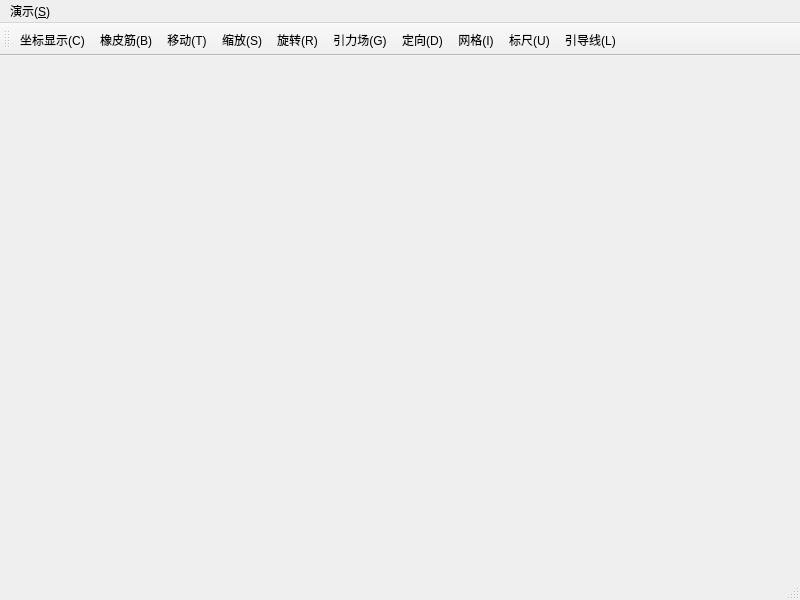
<?xml version="1.0" encoding="UTF-8"?>
<ui version="4.0">
 <class>MainWindow</class>
 <widget class="QMainWindow" name="MainWindow">
  <property name="geometry">
   <rect>
    <x>0</x>
    <y>0</y>
    <width>800</width>
    <height>600</height>
   </rect>
  </property>
  <property name="windowTitle">
   <string>交互式绘图</string>
  </property>
  <widget class="QWidget" name="centralwidget">
   <widget class="QSplitter" name="splitter">
    <property name="geometry">
     <rect>
      <x>0</x>
      <y>0</y>
      <width>0</width>
      <height>0</height>
     </rect>
    </property>
    <property name="orientation">
     <enum>Qt::Horizontal</enum>
    </property>
    <widget class="textWidget" name="widget1" native="true"/>
    <widget class="figureWidget" name="widget2" native="true"/>
   </widget>
  </widget>
  <widget class="QMenuBar" name="menubar">
   <property name="geometry">
    <rect>
     <x>0</x>
     <y>0</y>
     <width>800</width>
     <height>25</height>
    </rect>
   </property>
   <widget class="QMenu" name="menu_S">
    <property name="tearOffEnabled">
     <bool>false</bool>
    </property>
    <property name="title">
     <string>演示(&amp;S)</string>
    </property>
    <property name="toolTipsVisible">
     <bool>false</bool>
    </property>
    <addaction name="action_C"/>
    <addaction name="action_B"/>
    <addaction name="action_T"/>
    <addaction name="action_S"/>
    <addaction name="action_R"/>
    <addaction name="action_G"/>
    <addaction name="action_D"/>
    <addaction name="action_I"/>
    <addaction name="action_U"/>
    <addaction name="action_L"/>
   </widget>
   <addaction name="menu_S"/>
  </widget>
  <widget class="QStatusBar" name="statusbar"/>
  <widget class="QToolBar" name="toolBar">
   <property name="windowTitle">
    <string>toolBar</string>
   </property>
   <attribute name="toolBarArea">
    <enum>TopToolBarArea</enum>
   </attribute>
   <attribute name="toolBarBreak">
    <bool>false</bool>
   </attribute>
   <addaction name="action_C"/>
   <addaction name="action_B"/>
   <addaction name="action_T"/>
   <addaction name="action_S"/>
   <addaction name="action_R"/>
   <addaction name="action_G"/>
   <addaction name="action_D"/>
   <addaction name="action_I"/>
   <addaction name="action_U"/>
   <addaction name="action_L"/>
  </widget>
  <action name="action_C">
   <property name="icon">
    <iconset resource="Resources.qrc">
     <normaloff>:/image/images/show.png</normaloff>:/image/images/show.png</iconset>
   </property>
   <property name="text">
    <string>坐标显示(&amp;C)</string>
   </property>
  </action>
  <action name="action_B">
   <property name="icon">
    <iconset resource="Resources.qrc">
     <normaloff>:/image/images/rubberband.png</normaloff>:/image/images/rubberband.png</iconset>
   </property>
   <property name="text">
    <string>橡皮筋(&amp;B)</string>
   </property>
  </action>
  <action name="action_T">
   <property name="icon">
    <iconset resource="Resources.qrc">
     <normaloff>:/image/images/translate.png</normaloff>:/image/images/translate.png</iconset>
   </property>
   <property name="text">
    <string>移动(&amp;T)</string>
   </property>
  </action>
  <action name="action_S">
   <property name="icon">
    <iconset resource="Resources.qrc">
     <normaloff>:/image/images/scale.png</normaloff>:/image/images/scale.png</iconset>
   </property>
   <property name="text">
    <string>缩放(&amp;S)</string>
   </property>
  </action>
  <action name="action_R">
   <property name="icon">
    <iconset resource="Resources.qrc">
     <normaloff>:/image/images/rotate.png</normaloff>:/image/images/rotate.png</iconset>
   </property>
   <property name="text">
    <string>旋转(&amp;R)</string>
   </property>
  </action>
  <action name="action_G">
   <property name="icon">
    <iconset resource="Resources.qrc">
     <normaloff>:/image/images/gravity.png</normaloff>:/image/images/gravity.png</iconset>
   </property>
   <property name="text">
    <string>引力场(&amp;G)</string>
   </property>
  </action>
  <action name="action_D">
   <property name="icon">
    <iconset resource="Resources.qrc">
     <normaloff>:/image/images/directional.png</normaloff>:/image/images/directional.png</iconset>
   </property>
   <property name="text">
    <string>定向(&amp;D)</string>
   </property>
  </action>
  <action name="action_I">
   <property name="icon">
    <iconset resource="Resources.qrc">
     <normaloff>:/image/images/grid.png</normaloff>:/image/images/grid.png</iconset>
   </property>
   <property name="text">
    <string>网格(&amp;I)</string>
   </property>
  </action>
  <action name="action_U">
   <property name="icon">
    <iconset resource="Resources.qrc">
     <normaloff>:/image/images/ruler.png</normaloff>:/image/images/ruler.png</iconset>
   </property>
   <property name="text">
    <string>标尺(&amp;U)</string>
   </property>
  </action>
  <action name="action_L">
   <property name="icon">
    <iconset resource="Resources.qrc">
     <normaloff>:/image/images/guide.png</normaloff>:/image/images/guide.png</iconset>
   </property>
   <property name="text">
    <string>引导线(&amp;L)</string>
   </property>
  </action>
 </widget>
 <customwidgets>
  <customwidget>
   <class>textWidget</class>
   <extends>QWidget</extends>
   <header>textwidget.h</header>
   <container>1</container>
  </customwidget>
  <customwidget>
   <class>figureWidget</class>
   <extends>QWidget</extends>
   <header>figurewidget.h</header>
   <container>1</container>
  </customwidget>
 </customwidgets>
 <resources>
  <include location="Resources.qrc"/>
 </resources>
 <connections/>
</ui>
